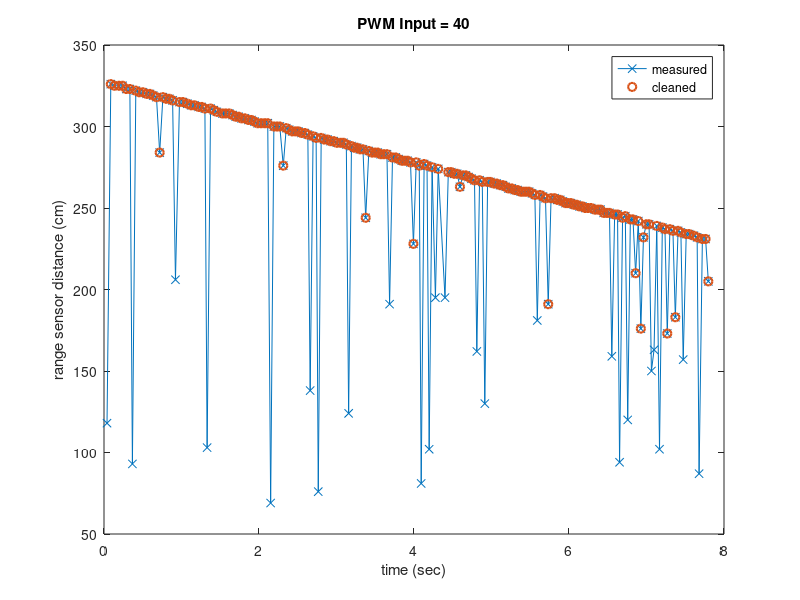
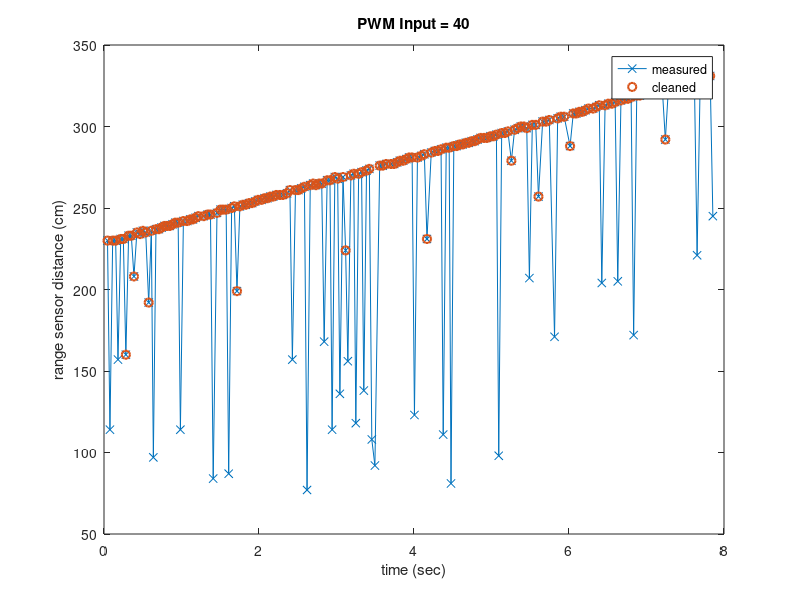
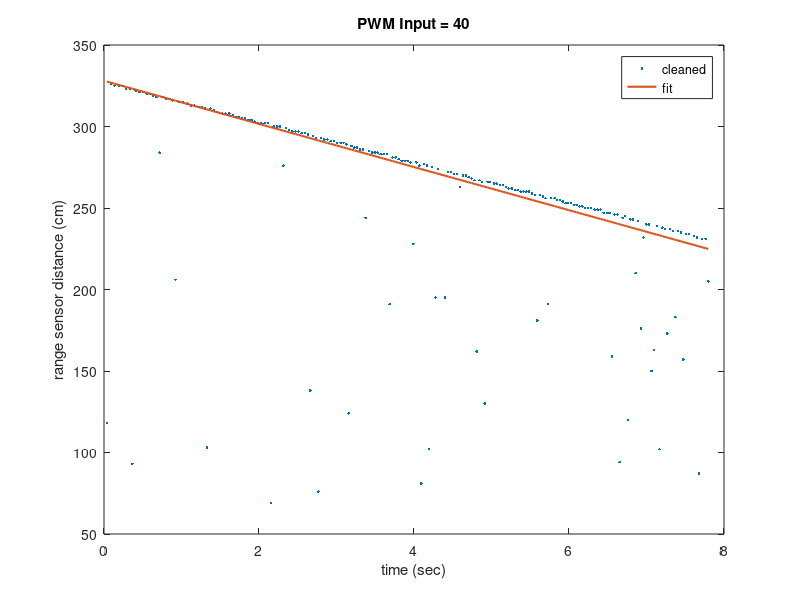
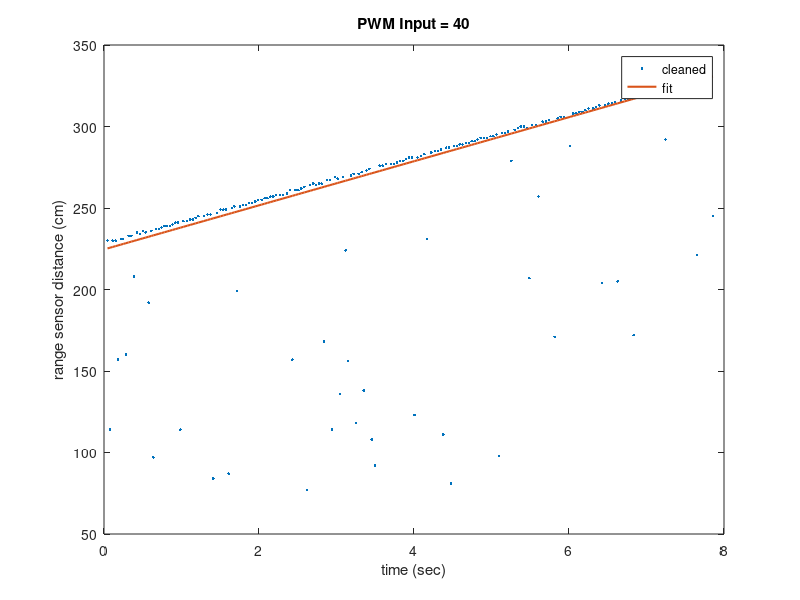

MATLAB code for these plots, in order:
%
% v2pwm_calibration:
%
% This program will fit the collected calibration data for different
% constant pwm_input values and the output range data in forward and
% backward motion to a line relating drive velocity to pwm values
%

clear all;close all;

load range_calibration_data

%
% linear fit to extract v
%

for k = 1:numel(pwm_input)

    %
    % Range sensor via wifi connection sometimes return spurious data.
    % The following section tries to remove spurious data
    %

    % for forward motion
    p_f = polyfit(t_f{k},y_f{k},1);
    y_f_fit = p_f(1) * t_f{k} + p_f(2);
    std_f_err = std( y_f{k} - y_f_fit );
    idx=find(abs( y_f{k} - y_f_fit ) > std_f_err);
    cleanindf = setdiff(1:numel(y_f{k}),idx);
    y_f_clean = y_f{k}(cleanindf)';
    t_f_clean = t_f{k}(cleanindf)';
    figure;plot(t_f{k},y_f{k},'x-',t_f_clean,y_f_clean,'o','linewidth',1.5);
    xlabel('time (sec)');ylabel('range sensor distance (cm)');legend('measured','cleaned');
    title(sprintf('PWM Input = %d',pwm_input(k)))

    % for backward motion
    p_b = polyfit(t_b{k},y_b{k},1);
    y_b_fit = p_b(1) * t_b{k} + p_b(2);
    std_b_err = std( y_b{k} - y_b_fit );
    idx=find(abs(y_b{k}-y_b_fit) > std_b_err);
    cleanindf = setdiff(1:numel(y_b{k}),idx);
    y_b_clean = y_b{k}(cleanindf)';
    t_b_clean = t_b{k}(cleanindf)';
    figure;plot(t_b{k},y_b{k},'x-',t_b_clean,y_b_clean,'o','linewidth',1.5);
    xlabel('time (sec)');ylabel('range sensor distance (cm)');legend('measured','cleaned');
    title(sprintf('PWM Input = %d',pwm_input(k)))

    %
    % linear fit again with cleaned data: p(1) * t + p(2) for y (forward and backward)
    %
    p_f = polyfit(t_f_clean,y_f_clean,1);
    p_b = polyfit(t_b_clean,y_b_clean,1);

    figure;plot(t_f{k},y_f{k},'.',t_f{k},p_f(1)*t_f{k}+p_f(2),'-','linewidth',1.5);
    xlabel('time (sec)');ylabel('range sensor distance (cm)');legend('cleaned','fit');
    title(sprintf('PWM Input = %d',pwm_input(k)))
    figure;plot(t_b{k},y_b{k},'.',t_b{k},p_b(1)*t_b{k}+p_b(2),'-','linewidth',1.5);
    xlabel('time (sec)');ylabel('range sensor distance (cm)');legend('cleaned','fit');
    title(sprintf('PWM Input = %d',pwm_input(k)))

    v_f(k)=-p_f(1);
    v_b(k)=-p_b(1);

    disp(sprintf('forward velocity (cm/s) for pwm %f = %f',pwm_input(k),p_f(1)))
    disp(sprintf('backward velocity (cm/s) for pwm %f = %f',-pwm_input(k),p_b(1)))

end

%
% plot pwm vs. forward velocity 
% 

figure;
plot(v_f,pwm_input,'o-',v_b,-pwm_input,'s-','LineWidth',1.5);
xlabel('velocity (cm/s)'); ylabel('PWM'); 
legend('forward','backward','Location','best'); grid on;

%
% fit to a line   PWM = p(1)* v + p(2)
%
p = polyfit([v_f v_b],[pwm_input,-pwm_input],1);
figure;
plot(v_f,pwm_input,'bo-',v_b,-pwm_input,'bo-',...
    [v_f v_b], p(1)*[v_f v_b]+p(2),'r--','LineWidth',1.5);
xlabel('velocity (cm/s)'); ylabel('PWM'); 
legend('forward','backward','Location','best'); grid on;

fprintf('PWM = %.4f * Velocity + %.4f\n',p(1),p(2));
